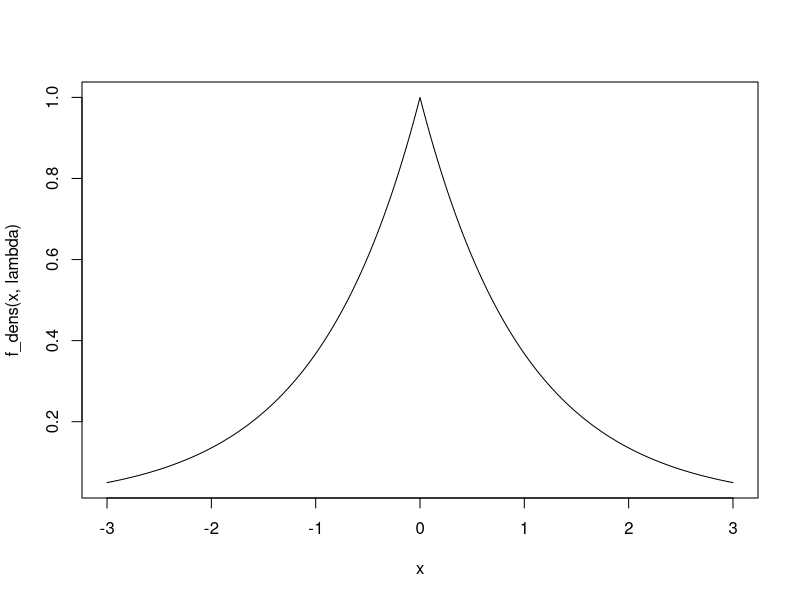
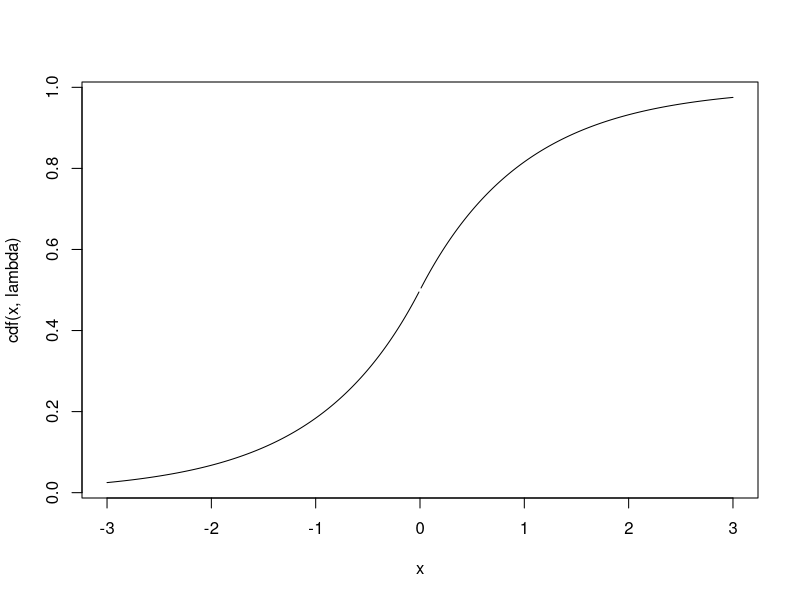
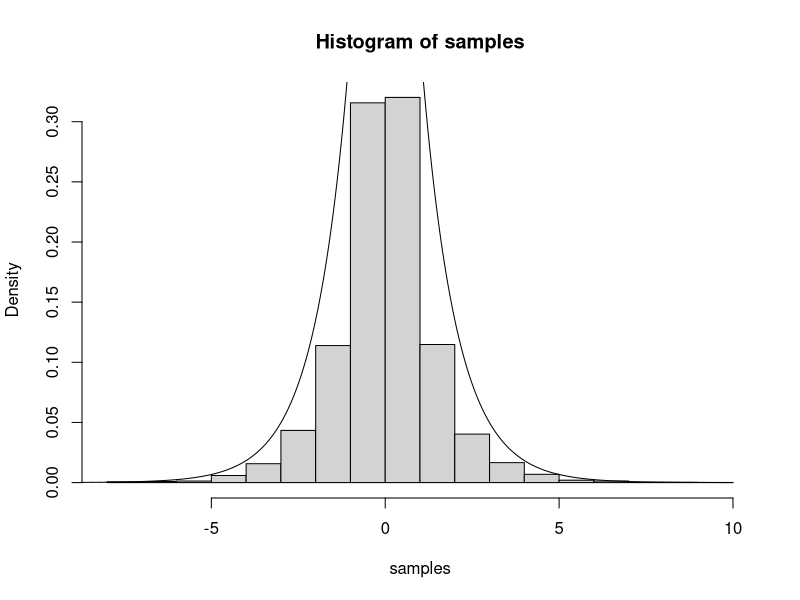
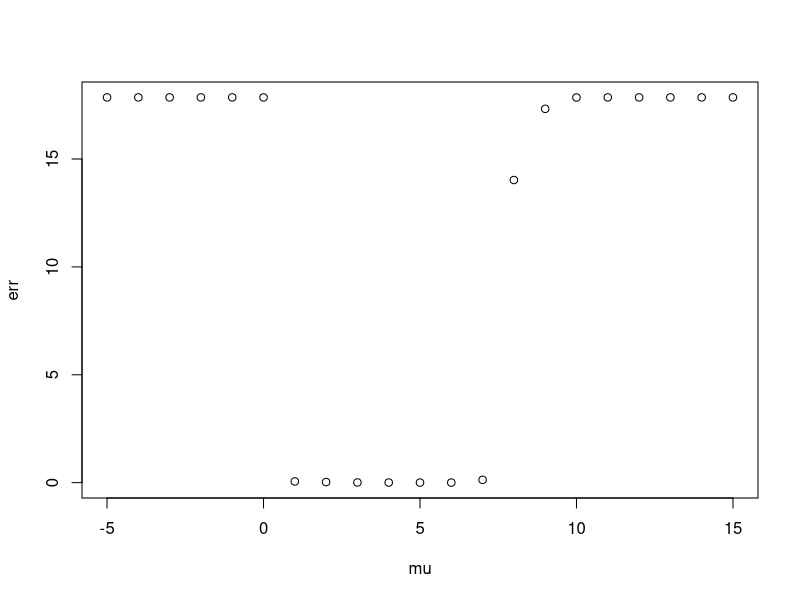

The R script that drew these images, in order:
## ---- chunk 1
f_dens <- function(x, lambda) {
    exp(-1 * lambda * abs(x))
}

lambda <- 1
x <- seq(-3, 3, 0.01)

plot(x, f_dens(x, lambda), "l")
## ---- chunk 2
cdf <- function(x, lambda) {
    sign_x <- x / abs(x)
    0.5 + sign_x * (0.5 - 0.5 * exp(-1 * lambda * abs(x)))
}

lambda <- 1
x <- seq(-3, 3, 0.01)

plot(x, cdf(x, lambda), "l")
## ---- chunk 3
n <- 10000

cdf_inverse <- function(y, lambda){
    y_val <- y
    y[y >= 0.5] <- 1 - y[y >= 0.5]
    out <- log(2 * y) / (-1 * lambda)
    out[y_val < 0.5] <- -1 * out[y_val < 0.5]
    out
}

lambda <- 1
samples <- runif(n)
samples <- cdf_inverse(samples, lambda)

hist(samples, freq=FALSE)

x <- seq(-10, 10, 0.01)
lines(x, f_dens(x, lambda))
## ---- chunk 4
H <- function(z, beta, FUN=function(x) 1) {
    vals <- dnorm(z) / ((1 - pnorm(beta)) * FUN(z))
    vals[z < beta] <- 0
    vals
}
## ---- chunk 5
sample_H <- function(n, beta, mu, sigma=1) {
    # sample from g(x)
    candidate_samples <- rnorm(n, mu, sigma)
    # get h(x) * f(x) / g(x)
    transform <- candidate_samples * H(candidate_samples, beta, function(x) dnorm(x, mu, sigma))
    # estimate theta
    return(sum(transform) / n)
}
## ---- chunk 6
beta <- 4
n <- 10000
mu <- c(-5:15)
err <- vector("numeric", length(mu))
theta_actual <- exp(-1 * beta^2 / 2) / (sqrt(2 * pi)*(1-pnorm(beta)))


for (i in 1:length(mu)) {
    theta_est <- sample_H(n, beta, mu[i])
    err[i] <- (theta_est - theta_actual)^2
    print(err[i])
    print(mu[i])
}

plot(mu, err)
